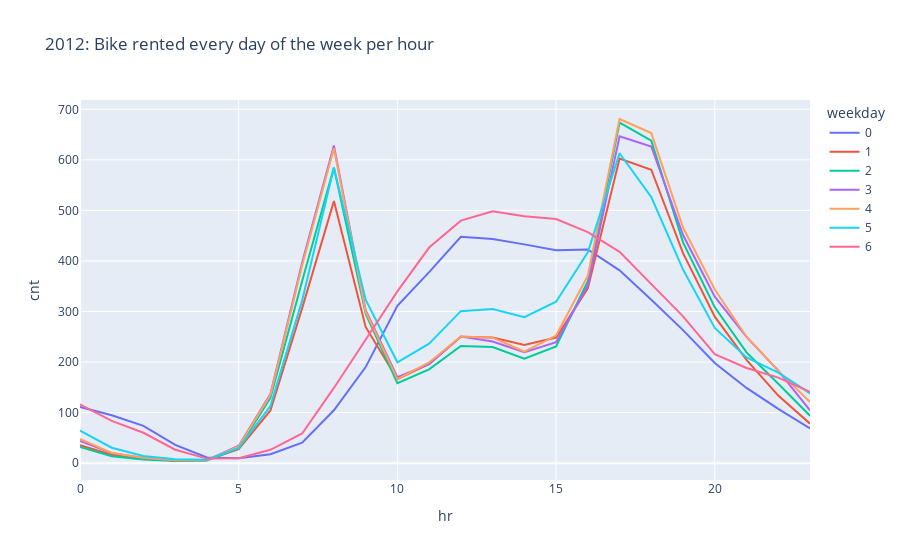

This figure's notebook cell:
### Markdown cell above
This plot shows us that, as expected, the number of rented bikes increases when the temperature is more "enjoyable". This is why we see a slight decrease in these numbers when the temperature gets too hot.

### Code cell
fig = px.line(df_weekday.loc[df_weekday.yr == 1], x="hr", y="cnt", color='weekday', title='2012: Bike rented every day of the week per hour')
fig.show()

### Figure 1 — Plotly figure (JSON) as saved in the notebook; plotly's stock layout.template omitted (floating-point values rounded to 4 significant figures)
{"data": [{"hovertemplate": "weekday=0<br>hr=%{x}<br>cnt=%{y}<extra></extra>", "legendgroup": "0", "line": {"color": "#636efa", "dash": "solid"}, "marker": {"symbol": "circle"}, "mode": "lines", "name": "0", "orientation": "v", "showlegend": true, "type": "scatter", "x": [0, 1, 2, 3, 4, 5, 6, 7, 8, 9, 10, 11, 12, 13, 14, 15, 16, 17, 18, 19, 20, 21, 22, 23], "xaxis": "x", "y": [111.2, 94.68, 73.69, 36.02, 11.26, 9.887, 17.74, 40.43, 104.7, 190.1, 311.4, 377.9, 447.8, 443.3, 432.8, 421.4, 422.9, 381.4, 323.1, 263.2, 198.2, 148.8, 107.3, 68.85], "yaxis": "y"}, {"hovertemplate": "weekday=1<br>hr=%{x}<br>cnt=%{y}<extra></extra>", "legendgroup": "1", "line": {"color": "#EF553B", "dash": "solid"}, "marker": {"symbol": "circle"}, "mode": "lines", "name": "1", "orientation": "v", "showlegend": true, "type": "scatter", "x": [0, 1, 2, 3, 4, 5, 6, 7, 8, 9, 10, 11, 12, 13, 14, 15, 16, 17, 18, 19, 20, 21, 22, 23], "xaxis": "x", "y": [35.51, 16.62, 10.38, 4.959, 6.46, 27.67, 104.2, 306.7, 518.4, 269.5, 166.1, 196.2, 250.2, 248.4, 233.7, 248.5, 345.7, 602.7, 580.6, 415.3, 289.9, 204.2, 133.7, 78.06], "yaxis": "y"}, {"hovertemplate": "weekday=2<br>hr=%{x}<br>cnt=%{y}<extra></extra>", "legendgroup": "2", "line": {"color": "#00cc96", "dash": "solid"}, "marker": {"symbol": "circle"}, "mode": "lines", "name": "2", "orientation": "v", "showlegend": true, "type": "scatter", "x": [0, 1, 2, 3, 4, 5, 6, 7, 8, 9, 10, 11, 12, 13, 14, 15, 16, 17, 18, 19, 20, 21, 22, 23], "xaxis": "x", "y": [31.88, 13.78, 7.078, 4.277, 5.49, 30.25, 129.1, 360.5, 584.7, 295.6, 158.4, 185.6, 231.9, 229.7, 206.8, 230.9, 360, 673.6, 638.0, 436.7, 308.3, 219.2, 157, 93.85], "yaxis": "y"}, {"hovertemplate": "weekday=3<br>hr=%{x}<br>cnt=%{y}<extra></extra>", "legendgroup": "3", "line": {"color": "#ab63fa", "dash": "solid"}, "marker": {"symbol": "circle"}, "mode": "lines", "name": "3", "orientation": "v", "showlegend": true, "type": "scatter", "x": [0, 1, 2, 3, 4, 5, 6, 7, 8, 9, 10, 11, 12, 13, 14, 15, 16, 17, 18, 19, 20, 21, 22, 23], "xaxis": "x", "y": [43.98, 19.83, 10.12, 5.865, 5.7, 34.5, 137.0, 396.8, 628.3, 302.8, 170.2, 195.8, 250.4, 240.7, 219.8, 239.5, 351.6, 646.5, 626.5, 451.4, 329.3, 249.9, 183.2, 104.6], "yaxis": "y"}, {"hovertemplate": "weekday=4<br>hr=%{x}<br>cnt=%{y}<extra></extra>", "legendgroup": "4", "line": {"color": "#FFA15A", "dash": "solid"}, "marker": {"symbol": "circle"}, "mode": "lines", "name": "4", "orientation": "v", "showlegend": true, "type": "scatter", "x": [0, 1, 2, 3, 4, 5, 6, 7, 8, 9, 10, 11, 12, 13, 14, 15, 16, 17, 18, 19, 20, 21, 22, 23], "xaxis": "x", "y": [48.17, 20.23, 10.9, 5.58, 5.981, 33.31, 134.8, 391.1, 623.0, 299.5, 166, 199.3, 250.8, 248.3, 220.8, 252.4, 370.8, 680.8, 653.0, 466.2, 343.6, 250.1, 182.6, 120.8], "yaxis": "y"}, {"hovertemplate": "weekday=5<br>hr=%{x}<br>cnt=%{y}<extra></extra>", "legendgroup": "5", "line": {"color": "#19d3f3", "dash": "solid"}, "marker": {"symbol": "circle"}, "mode": "lines", "name": "5", "orientation": "v", "showlegend": true, "type": "scatter", "x": [0, 1, 2, 3, 4, 5, 6, 7, 8, 9, 10, 11, 12, 13, 14, 15, 16, 17, 18, 19, 20, 21, 22, 23], "xaxis": "x", "y": [64.15, 30.48, 14.19, 7.923, 6.635, 30.15, 113.0, 322.0, 584.7, 323.4, 199.6, 236.5, 300.8, 305.2, 288.7, 319.4, 417.2, 613.1, 526.4, 383.1, 267.6, 209.2, 179.1, 138.2], "yaxis": "y"}, {"hovertemplate": "weekday=6<br>hr=%{x}<br>cnt=%{y}<extra></extra>", "legendgroup": "6", "line": {"color": "#FF6692", "dash": "solid"}, "marker": {"symbol": "circle"}, "mode": "lines", "name": "6", "orientation": "v", "showlegend": true, "type": "scatter", "x": [0, 1, 2, 3, 4, 5, 6, 7, 8, 9, 10, 11, 12, 13, 14, 15, 16, 17, 18, 19, 20, 21, 22, 23], "xaxis": "x", "y": [116.5, 83.71, 60.13, 26.62, 9.038, 9.692, 26.5, 58.69, 148.8, 243.3, 339.8, 426.6, 479.8, 498.5, 488.5, 482.8, 456.9, 418.1, 353.6, 290.3, 215.6, 188.2, 169.2, 141], "yaxis": "y"}], "layout": {"legend": {"title": {"text": "weekday"}, "tracegroupgap": 0}, "title": {"text": "2012: Bike rented every day of the week per hour"}, "xaxis": {"anchor": "y", "domain": [0, 1], "title": {"text": "hr"}}, "yaxis": {"anchor": "x", "domain": [0, 1], "title": {"text": "cnt"}}}}
